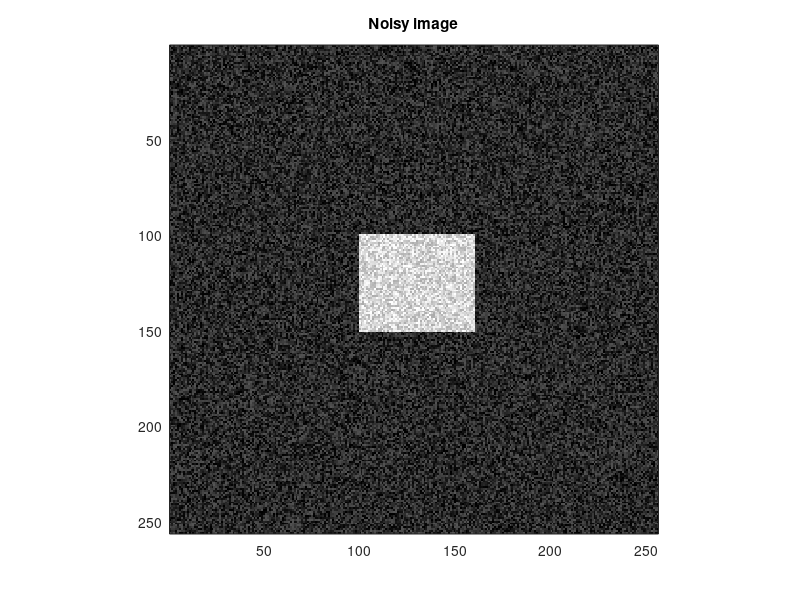
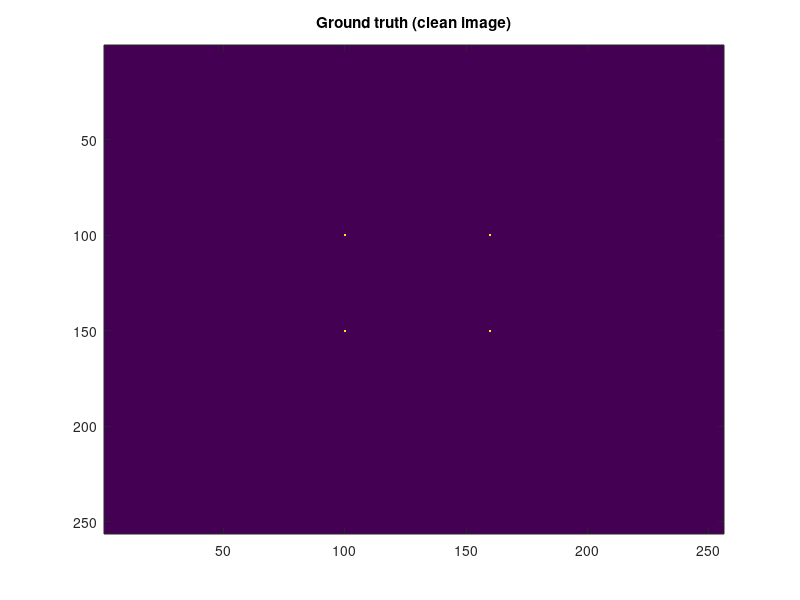

Reproduce these figures in MATLAB, in order. (Note: this script raises an error after producing the figures.)
%% Tutorial for Edge Detection written by Chris McIntosh (chris.mcintosh@rmp.uhn.on.ca)
% Some modifications by Andrei Barsan (iab@cs.toronto.edu).

close all;

% Set the random seed so the results are reproducible across runs.
rng(1);

% Generate a dummy image.
uClean = zeros(256, 256);
uClean(100:150,100:160)=1;
% uClean(90:130,80:140)=1;
u0 = uClean + 0.5*rand(size(uClean));
figure,imagesc(u0); axis image;   colormap gray;
title("Noisy image");

u = double(u0);

%% SVM Demo for edge detection
% This section is based on the libsvm MATLAB helpers, NOT the built-in MATLAB
% SVM functions! See https://www.csie.ntu.edu.tw/~cjlin/libsvm/ for more details.
% Alternative tutorial here: https://sites.google.com/site/kittipat/libsvm_matlab
% Put your own path here after you download the toolbox. You don't have to make
% a system-wide install (I didn't):
addpath(genpath('/Users/andrei/work/libsvm-3.22/matlab/'));

% Ground truth
cannyEdge = edge(uClean);
figure;imagesc(cannyEdge);
title("Ground truth (clean image)");

% Get many random image patches from uClean
k = 5;
N = 150000;
X = zeros(N, (2*k+1)^2);
Y = zeros(N, 1);
for a=1:N
    xp = round(1+rand(1)*(size(u0,2)-1));
    yp = round(1+rand(1)*(size(u0,1)-1));
    
    %Get random patch data
    X(a,:) = getPatch(uClean, xp, yp, k);
    
    %Get the label, 0 if not edge, 1 if edge.
    Y(a) = cannyEdge(yp, xp);
end

% Visualize some of the patches labeled as "edge".
edgePatches = X(Y==1, :);
nonEdgePatches = X(Y==0, :);
figure
for i = 0:5
  for j  = 0:5
    idx = i * 5 + j + 1;
    if idx > min(25, size(edgePatches, 1))
      continue
    end
    subplot(5, 5, idx);
    imagesc(reshape(edgePatches(idx, :), 2*k+1, 2*k+1));
  end
end

% This part of the code is not required, but can help lead to somewhat better
% results. Since randomly sampling patches HEAVILY biases our training data
% towards patches with the "no edge" (edge = 0) label, here we get rid of some
% of the training data points labeled as "no edge" in order to balance the
% classes a bit better.
nonEdgePatches = nonEdgePatches(1:15000, :);
X = [edgePatches; nonEdgePatches];
Y = zeros(size(X, 1), 1);
Y(1:size(edgePatches,1), 1) = 1;

fprintf('%d \tpositive labels\n%d \tnegative labels\n', sum(Y==1), sum(Y==0));
fprintf('Starting to train libsvm-powered SVM...\n');

tic;
% You don't need to worry about SVM kernels for this course!
% -t = 2 => RBF kernel, (-g)amma 0.07, (-c)ost (higher -> more aggressively fit to the data (can lead to overfitting)).
% -b = 1 => train a SVR so we can output (-b)probability estimates
% -q => be quiet.
model = svmtrain(Y, X, '-t 2 -g 0.07 -c 0.1 -b 1 -q');

fprintf('Finished training SVM in %s seconds.\n', num2str(toc));

% The MATLAB way to do the training. Slower and needs a bit more finetuning to
% get working in practice. The interface is a bit nicer than libsvm's MATLAB
% API.
% fprintf('Starting to train SVM.\n');
% model = fitcsvm(X, Y);
% fprintf('Finished training SVM.\n');

% Let's perform the predictions. 
% For EVERY pixel, we grab the patch around it, and feed it to the classifier.
edgeness = zeros(size(uClean));
edgeBinary = zeros(size(uClean));

%% Is there a more efficient way to set this up?
% Try on u0, u, and uClean
for xp = 1:size(uClean,2)
    for yp = 1:size(uClean,1)
        imgPatch = getPatch(u,xp,yp,k);
        % Make a prediction. Be (-q)uiet, and output (-b)robabilities.
        [svmOut, svmACC, svmDec] = svmpredict(1, imgPatch' , model, '-q -b 1');
        edgeness(yp, xp) = svmDec(2);
        edgeBinary(yp, xp) = svmOut;
    end
end


%% Show a side-by-side comparison between our ML-based detector's results and the
% vanilla Canny edge detector on a noisy image.
figure;
subplot(1, 2, 1);
imagesc(edgeBinary);
axis image;
colormap gray;
title("SVM edge detector result on the noisy image");

subplot(1, 2, 2);
imagesc(edge(u0));
axis image;
colormap gray;
title("Canny edge detector result on the noisy image");

figure;
imagesc(edgeness);
axis image;
colormap parula;
title("Edgeness");

